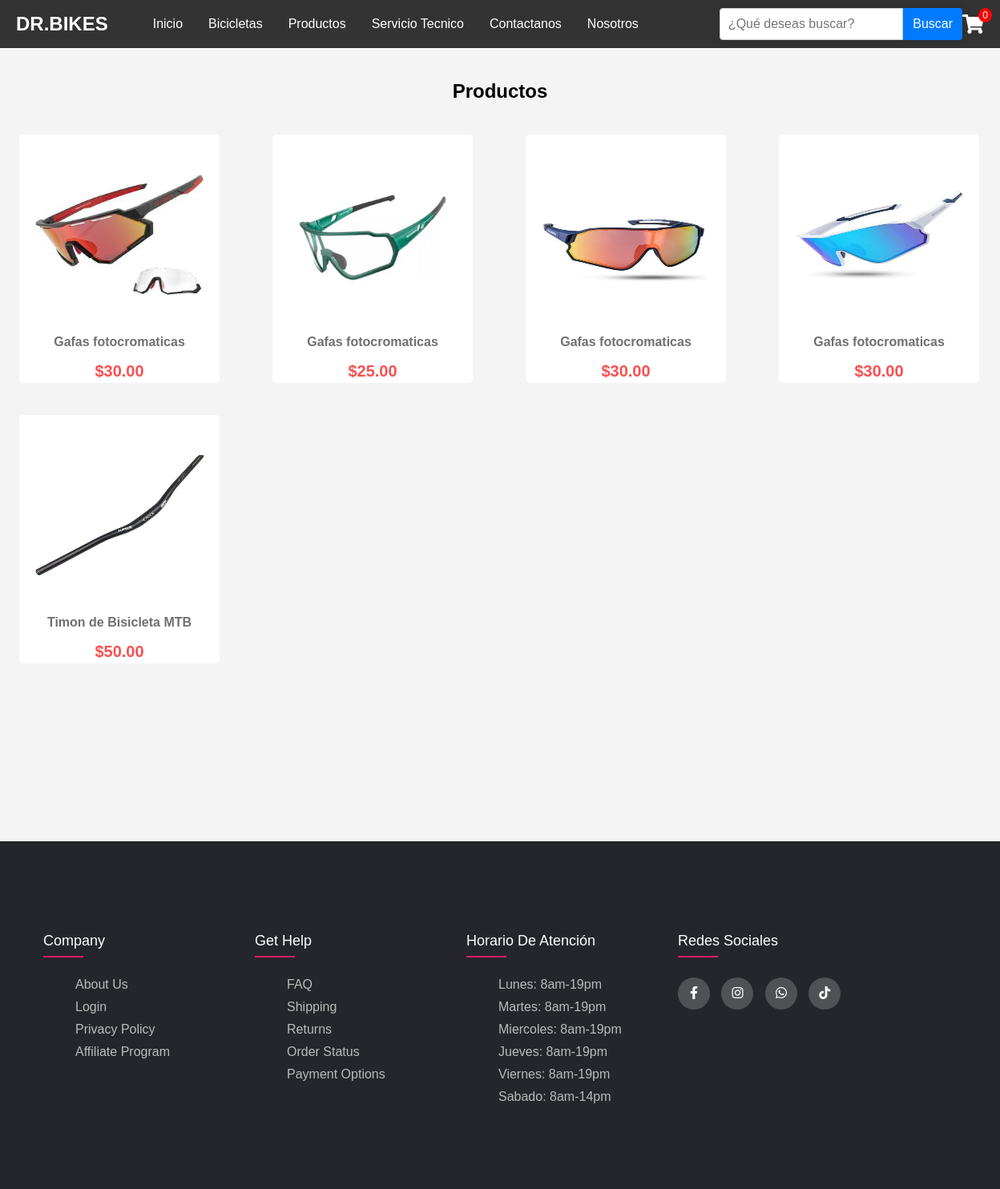
/todos.php, run on the app's committed database.
### tables this page shows
CREATE TABLE `product` (
  `id` int NOT NULL,
  `nombre` varchar(255) NOT NULL,
  `descripcion` text NOT NULL,
  `precio` decimal(10,2) NOT NULL,
  `imagen` varchar(255) NOT NULL,
  `categoria` varchar(255) NOT NULL,
  `promocion` tinyint(1) DEFAULT '0',
  `precio_anterior` decimal(10,2) DEFAULT NULL
);

### todos.php (the view, shortened to what this page needs)
<?php
$conn = new mysqli('localhost', 'root', 'mayu23', 'tienda');
$sql = "SELECT * FROM product ORDER BY nombre ASC";
$result = $conn->query($sql);
?>
<!DOCTYPE html>
<html lang="es">
<head>
    <link rel="stylesheet" href="estilos.css">
    <link rel="stylesheet" href="productos.css">
    <link rel="stylesheet" href="https://cdnjs.cloudflare.com/ajax/libs/font-awesome/6.0.0-beta3/css/all.min.css">
	 <link rel="stylesheet" href="https://cdnjs.cloudflare.com/ajax/libs/font-awesome/5.15.4/css/all.min.css">
	  <link rel="stylesheet" type="text/css" href="https://cdnjs.cloudflare.com/ajax/libs/font-awesome/5.15.1/css/all.min.css">
</head>
<body>
    <header>
        <h1>DR.BIKES</h1>
   	<nav>
  		  <ul>
        <li><a href="index.php">Inicio</a></li>
        <li class="has-submenu"><a href="#">Bicicletas</a>
        </li>
        <li class="dropdown">
        <a href="#" class="dropbtn">Productos</a>
    </li>
        <li><a href="serviciotecnico.php">Servicio Tecnico</a></li>
        <li><a href="contactanos.php">Contactanos</a></li>
         <li><a href="nosotros.php">Nosotros</a></li>
    </ul>
</nav>
        <form action="buscar.php" method="GET" class="form-busqueda">
        <input type="search" name="query" placeholder="¿Qué deseas buscar?" required class="busqueda-input">
        <button type="submit" id="search-button" class="busqueda-boton">Buscar</button>
    </form>
         <div class="cart-icon">
    <a href="carrito.php">
        <i class="fas fa-shopping-cart cart-icon"></i>
        <span class="cart-count"><?php echo count($_SESSION['carrito']); ?></span>
    </a>
</div>
    </header>
    <main>
        <h2>Productos</h2>
        <div class="contenido">
    <div id="mostrador" class="mostrador">
        <div class="fila">
            <?php
            if ($result->num_rows > 0) {
                while ($row = $result->fetch_assoc()) {
                    echo "<div class='item' onclick='cargar(this)'>";
                    echo "<img src='uploads/" . $row['imagen'] . "' alt='" . $row['nombre'] . "'>";
                    echo "<p class='descripcion'>" . $row['nombre'] . "</p>";
                    echo "<span class='precio'>$" . $row['precio'] . "</span>";
                    echo "</div>";
                }
            } else {
                echo "<p>No hay productos en esta categoría</p>";
            }
            ?>
        </div>
    </div>
</div>
    </main>
</body>
<footer class="footer">
     <div class="container">
      <div class="row">
        <div class="footer-col">
          <h4>company</h4>
          <ul>
            <li><a href="#">about us</a></li>
            <li><a href="login.php">login</a></li>
            <li><a href="#">privacy policy</a></li>
            <li><a href="#">affiliate program</a></li>
          </ul>
        </div>
        <div class="footer-col">
          <h4>get help</h4>
          <ul>
            <li><a href="#">FAQ</a></li>
            <li><a href="#">shipping</a></li>
            <li><a href="#">returns</a></li>
            <li><a href="#">order status</a></li>
            <li><a href="#">payment options</a></li>
          </ul>
        </div>
        <div class="footer-col">
          <h4>Horario de Atención</h4>
          <ul>
            <li><a href="#">Lunes: 8am-19pm</a></li>
            <li><a href="#">Martes: 8am-19pm</a></li>
            <li><a href="#">Miercoles: 8am-19pm</a></li>
            <li><a href="#">Jueves: 8am-19pm</a></li>
            <li><a href="#">Viernes: 8am-19pm</a></li>
            <li><a href="#">Sabado: 8am-14pm</a></li>
          </ul>
        </div>
        <div class="footer-col">
          <h4>Redes Sociales</h4>
          <div class="social-links">
            <a href="https://www.facebook.com/Dr.Bikesuio"><i class="fab fa-facebook-f"></i></a>
            <a href="https://www.instagram.com/dr._bikes/"><i class="fab fa-instagram"></i></a>
            <a href="https://wa.me/0987314032"><i class="fab fa-whatsapp"></i></a>
            <a href="https://www.tiktok.com/@_dr.bikes"><i class="fab fa-tiktok"></i></a>
          </div>
        </div>
      </div>
     </div>
</footer>
</html>

### estilos.css (style rules this page uses)
body { font-family: Arial, sans-serif; background-color: #f4f4f4; margin: 0; padding: 0; }
header { background-color: #333; color: #fff; padding: 10px 20px; display: flex; justify-content: space-between; align-items: center; }
header h1 { font-size: 24px; margin: 0; margin-right: 40px; }
header nav { margin-right: 80px; }
nav ul { list-style: none; margin: 0; padding: 0; display: flex; }
nav ul li { position: relative; }
nav ul li a, nav ul li .dropbtn { color: #fff; text-decoration: none; padding: 8px 16px; display: block; }
nav ul li a { white-space: nowrap; }
.form-busqueda { background-color: #333; border: 0; margin-left: 5px; display: flex; width: 100%; max-width: 400px; box-sizing: border-box; }
.busqueda-input { padding: 10px; border: 1px solid #ccc; border-radius: 4px 0 0 4px; flex: 1; font-size: 16px; }
.busqueda-boton { padding: 10px 12px; background-color: #007BFF; color: white; border: none; border-radius: 0 4px 4px 0; cursor: pointer; font-size: 16px; }
main { padding: 20px; text-align: center; }
form, .message { background: #fff; padding: 0; border: 1px solid #ddd; border-radius: 5px; box-shadow: 0 0 10px rgba(0, 0, 0, 0.1); width: 0; margin: 0; }
main { padding: 20px; }
.cart-icon { display: flex; align-items: center; font-size: 16px; color: #7ac836; text-decoration: none; }
.cart-icon { position: relative; display: inline-block; }
.cart-icon .fas.fa-shopping-cart { color: white; font-size: 24px; }
.cart-icon .cart-count { position: absolute; top: -8px; right: -10px; background-color: red; color: white; border-radius: 50%; padding: 2px 5px; font-size: 12px; }
.container { max-width: 1200px; margin: 0 auto; padding: 20px; }
h2 { text-align: center; margin-bottom: 20px; }

### productos.css (style rules this page uses)
.contenido { max-width: 1200px; width: 100%; margin: 40px auto; display: flex; }
.mostrador { width:100%; }
.mostrador .fila { display: flex; flex-wrap: wrap; justify-content: space-between; }
.mostrador .item { flex: 1 1 calc(25% - 20px); max-width: 210px; margin-bottom: 40px; padding: 20px; height: 270px; text-align: center; cursor: pointer; border-radius: 5px; transition: 0.3s; background-color: white; }
.mostrador .item img { width: 100%; margin: 30px 0; height: 150px; }
.mostrador .item .descripcion { color: #707070; font-weight: bold; }
.mostrador .item .precio { color: #f85151; font-weight: bold; font-size: 20px; }
.container { max-width: 1170px; margin:auto; }
.row { display: flex; flex-wrap: wrap; }
ul { list-style: none; }
.footer { background-color: #24262b; padding: 70px 0; }
.footer-col { width: 20%; padding: 0 15px; }
.footer-col h4 { font-size: 18px; color: #ffffff; text-transform: capitalize; margin-bottom: 35px; font-weight: 500; position: relative; }
.footer-col h4::before { content: ''; position: absolute; left:0; bottom: -10px; background-color: #e91e63; height: 2px; box-sizing: border-box; width: 50px; }
.footer-col ul li:not(:last-child) { margin-bottom: 10px; }
.footer-col ul li a { font-size: 16px; text-transform: capitalize; color: #ffffff; text-decoration: none; font-weight: 300; color: #bbbbbb; display: block; transition: all 0.3s ease; }
.footer-col .social-links a { display: inline-block; height: 40px; width: 40px; background-color: rgba(255,255,255,0.2); margin:0 10px 10px 0; text-align: center; line-height: 40px; border-radius: 50%; color: #ffffff; transition: all 0.5s ease; }
.precio { font-size: 16px; font-weight: bold; color: #28a745; }

### data on the page
product: imagen (picture), nombre "Gafas fotocromaticas", precio "30.00"
product: imagen (picture), nombre "Gafas fotocromaticas", precio "25.00"
product: imagen (picture), nombre "Gafas fotocromaticas", precio "30.00"
product: imagen (picture), nombre "Gafas fotocromaticas", precio "30.00"
product: imagen (picture), nombre "Timon de Bisicleta MTB", precio "50.00"

### other printed values
count($_SESSION['carrito']) "0"
